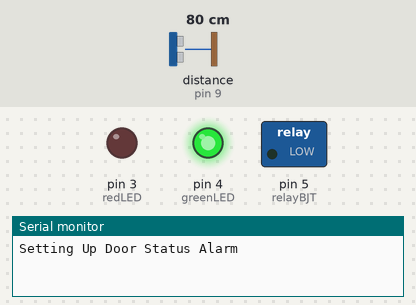
The sketch below on a simulated Arduino Nano, built with avr-gcc and run on an emulated ATmega328P. On the bench: switched loads named in the sketch (green lamp = pin HIGH), output pins drawn as LEDs (lit = HIGH), the last lines printed to the serial monitor. Wiring (inferred from the names in the program): ultrasonic range finder: trigger pin 8; echo pin 9. Inputs (shaded band) come from the test bench; at power-on: distance to the obstacle (sensor on pin 9) 80 cm. The echo pulse lasts 58.3 µs per cm; pins used as bus, display or sensor lines are not drawn.

Above: at 0.1 s.
At 31.1 s:
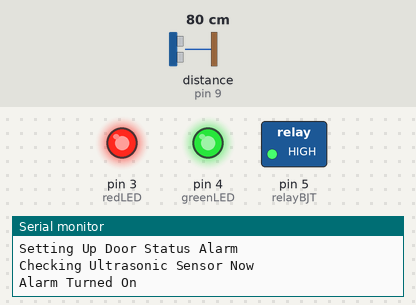
Timing chart, 0 to 32.6 s (numbered marks = the images above):
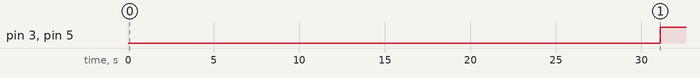

Measured:
- by itself, pin 3 (redLED), pin 5 (relayBJT): LOW → HIGH at 31.1 s

The sketch:

atmega328-door-status-alarm-NG.ino
```cpp
/*
  Test code for ultrasonic-sensor-NG.h header file.
  -----------------------------------------------------------------------
  Test Points->
  - After every 2 seconds distance is measured and printed on serial port
  -----------------------------------------------------------------------
  Author
  Nandan Ghawate
  nandan.ghawate@gmail.com
  -----------------------------------------------------------------------
*/
/*pot readings-
clockwise 0
anticlockwise 415*/
#include "ultrasonic-sensor-NG.h"
#define greenLED 4
#define redLED 3
#define relayBJT 5
#define potTimer A1
unsigned long timer = 1000;
int relayStatus = 0;
unsigned long interval = 30000;
unsigned long previousMillis = 0;

int measuredDistance = 0;
void setupIo() {
  pinMode(greenLED, OUTPUT);
  pinMode(redLED, OUTPUT);
  pinMode(relayBJT, OUTPUT);
  digitalWrite(redLED, LOW);
  digitalWrite(greenLED, HIGH);
  digitalWrite(relayBJT, LOW);
}

void testGpio() {
  for (int i; i < 3; i++) {
    digitalWrite(greenLED, LOW);
    digitalWrite(redLED, HIGH);
    digitalWrite(relayBJT, HIGH);
    delay(300);
    digitalWrite(greenLED, LOW);
    digitalWrite(redLED, HIGH);
    digitalWrite(relayBJT, LOW);
    delay(300);
  }

}

unsigned long readPotTimer() {
  unsigned long sensorValue = analogRead(potTimer);
  Serial.print("sensorValue : ");
  Serial.println(sensorValue);
  unsigned long mappedSensorValue = map(sensorValue, 0, 416, 1000, 5000);
  Serial.print("Mapped Value : ");
  Serial.println(mappedSensorValue);
  delay(100);
  return mappedSensorValue;
}

void blinkRed(){
  digitalWrite(redLED, LOW);
  delay(100);
  digitalWrite(redLED, HIGH);
  delay(100);
}

void setup() {
  Serial.begin(115200);
  Serial.println("");
  Serial.println("Setting Up Door Status Alarm");
  setupUltrasonicSensor();
  setupIo();
  delay(1000);
  Serial.println("Checking Ultrasonic Sensor Now");
}

void loop() {
  unsigned long currentMillis = millis();
  previousMillis=currentMillis;
  while (measureDistanceUltrasonicSensor() > 6) {
    currentMillis = millis();
    if ((unsigned long)(currentMillis - previousMillis) >= interval) {
      digitalWrite(redLED, HIGH);
      digitalWrite(relayBJT, HIGH);
      Serial.println("Alarm Turned On");
      relayStatus = 1;
    }
    delay(100);
  }
  if (relayStatus == 1) {
    relayStatus = 0;
    digitalWrite(redLED, LOW);
    digitalWrite(relayBJT, LOW);
    Serial.println("Alarm Turned Off");
  }
}
```

ultrasonic-sensor-NG.h
```cpp
/*
 Header File for Ultrasonic Interfacing to Arduino Nano
-----------------------------------------------------------------------
Connections->
 Ultrasonic Sensor  | Arduino Nano
 Trigger Pin -------> D8
 Echo Pin ----------> D9
-----------------------------------------------------------------------
Formula->
D = 1/2 × T × C
D is the distance,
T is the time between the Triggering and Echo,
C is the speed of sound.
-----------------------------------------------------------------------
Author
Nandan Ghawate
nandan.ghawate@gmail.com
-----------------------------------------------------------------------
*/

/* Declarations*/
#define triggerPin 8
#define echoPin 9
long timePassed = 0;
int distance = 0;

/* setupUltrasonicSensor()- setup function for ultrasonic pins */
void setupUltrasonicSensor() {
  pinMode(triggerPin, OUTPUT); //Set triggerPin as an Output
  pinMode(echoPin, INPUT); //Set echoPin as an Input
}


/* measureDistanceUltrasonicSensor()-
   Measures and Returns distance as int type.
*/
int measureDistanceUltrasonicSensor(){
  digitalWrite(triggerPin, LOW);
  delayMicroseconds(2);
  digitalWrite(triggerPin, HIGH);
  delayMicroseconds(10);
  digitalWrite(triggerPin, LOW);  //give Trigger pulse

  timePassed = pulseIn(echoPin, HIGH); //wait For echo
  distance = timePassed*0.034/2;
  return distance;
}

/*--------------------------------------------------------------------------*/
```
